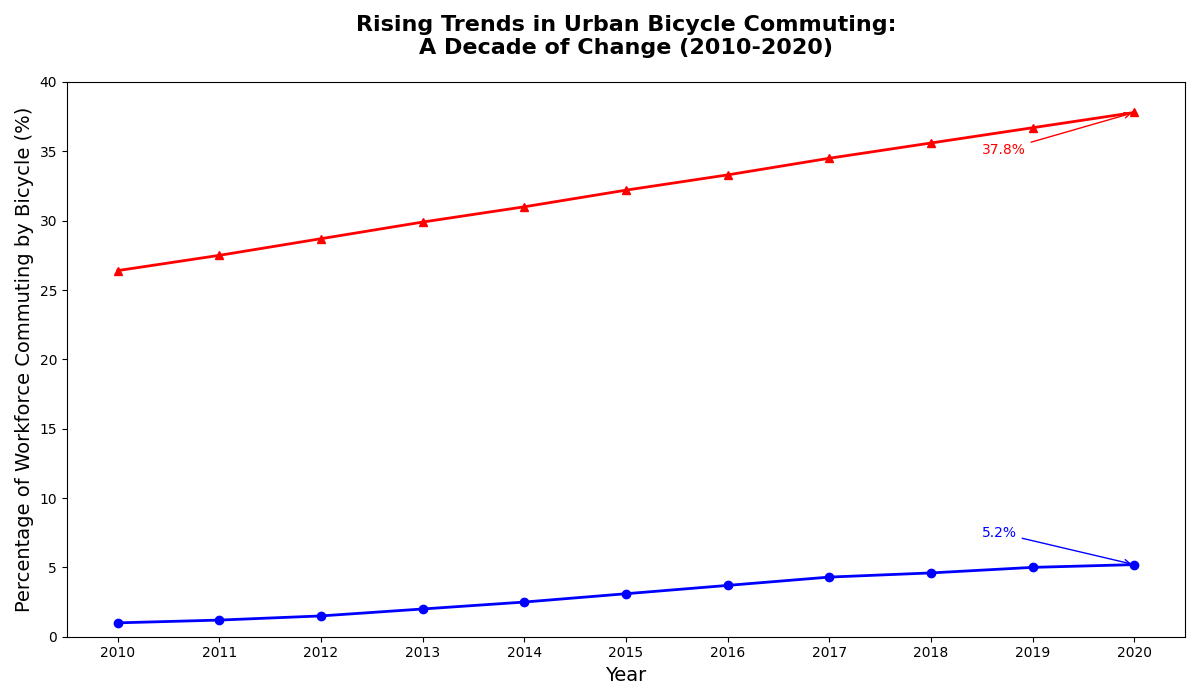

Write the Python code that produced this figure.
import matplotlib.pyplot as plt
import numpy as np

years = np.arange(2010, 2021)
ny_commuting = np.array([1.0, 1.2, 1.5, 2.0, 2.5, 3.1, 3.7, 4.3, 4.6, 5.0, 5.2])
cph_commuting = np.array([26.4, 27.5, 28.7, 29.9, 31.0, 32.2, 33.3, 34.5, 35.6, 36.7, 37.8])

fig, ax = plt.subplots(figsize=(12, 7))

ax.plot(years, ny_commuting, marker='o', linestyle='-', linewidth=2, color='blue')
ax.plot(years, cph_commuting, marker='^', linestyle='-', linewidth=2, color='red')

ax.annotate(f'{ny_commuting[-1]:.1f}%', xy=(2020, ny_commuting[-1]), xytext=(2018.5, ny_commuting[-1]+2),
            arrowprops=dict(arrowstyle="->", color='blue'), color='blue', fontsize=10)
ax.annotate(f'{cph_commuting[-1]:.1f}%', xy=(2020, cph_commuting[-1]), xytext=(2018.5, cph_commuting[-1]-3),
            arrowprops=dict(arrowstyle="->", color='red'), color='red', fontsize=10)

ax.set_title("Rising Trends in Urban Bicycle Commuting:\nA Decade of Change (2010-2020)", fontsize=16, fontweight='bold', pad=20)
ax.set_xlabel("Year", fontsize=14)
ax.set_ylabel("Percentage of Workforce Commuting by Bicycle (%)", fontsize=14)
ax.set_xticks(years)
ax.set_ylim(0, 40)

plt.tight_layout()
plt.show()
